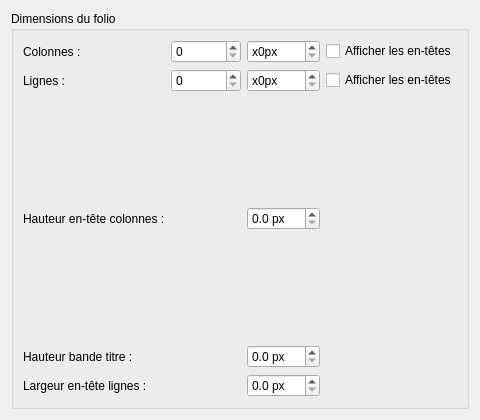
<?xml version="1.0" encoding="UTF-8"?>
<ui version="4.0">
 <class>BorderPropertiesWidget</class>
 <widget class="QWidget" name="BorderPropertiesWidget">
  <property name="geometry">
   <rect>
    <x>0</x>
    <y>0</y>
    <width>480</width>
    <height>420</height>
   </rect>
  </property>
  <property name="windowTitle">
   <string>Form</string>
  </property>
  <layout class="QVBoxLayout" name="verticalLayout">
   <item>
    <widget class="QGroupBox" name="border_gb">
     <property name="title">
      <string>Dimensions du folio</string>
     </property>
     <layout class="QGridLayout" name="gridLayout">
      <item row="1" column="2">
       <widget class="QSpinBox" name="m_rows_height_sp">
        <property name="suffix">
         <string comment="pixel" extracomment="pixel">px</string>
        </property>
        <property name="prefix">
         <string>x</string>
        </property>
        <property name="maximum">
         <number>1000</number>
        </property>
       </widget>
      </item>
      <item row="0" column="1">
       <widget class="QSpinBox" name="m_colums_count_sp"/>
      </item>
      <item row="0" column="2">
       <widget class="QSpinBox" name="m_columns_width_sp">
        <property name="suffix">
         <string comment="pixel" extracomment="pixel">px</string>
        </property>
        <property name="prefix">
         <string>x</string>
        </property>
        <property name="maximum">
         <number>1000</number>
        </property>
       </widget>
      </item>
      <item row="1" column="0">
       <widget class="QLabel" name="label_3">
        <property name="text">
         <string>Lignes :</string>
        </property>
       </widget>
      </item>
      <item row="1" column="3">
       <widget class="QCheckBox" name="m_display_rows_cb">
        <property name="text">
         <string>Afficher les en-têtes</string>
        </property>
       </widget>
      </item>
      <item row="1" column="1">
       <widget class="QSpinBox" name="m_rows_count_sp"/>
      </item>
      <item row="0" column="0">
       <widget class="QLabel" name="label_2">
        <property name="text">
         <string>Colonnes :</string>
        </property>
       </widget>
      </item>
      <item row="0" column="3">
       <widget class="QCheckBox" name="m_display_columns_cb">
        <property name="text">
         <string>Afficher les en-têtes</string>
        </property>
       </widget>
      </item>
      <item row="2" column="1">
       <spacer name="verticalSpacer">
        <property name="orientation">
         <enum>Qt::Vertical</enum>
        </property>
        <property name="sizeHint" stdset="0">
         <size>
          <width>20</width>
          <height>40</height>
         </size>
        </property>
       </spacer>
      </item>
      <item row="2" column="0"><widget class="QLabel" name="column_header_height_label"><property name="text"><string>Hauteur en-tête colonnes :</string></property></widget></item>
      <item row="2" column="2"><widget class="QDoubleSpinBox" name="m_column_header_height_sp"><property name="suffix"><string> px</string></property><property name="maximum"><double>100.000000000000000</double></property><property name="decimals"><number>1</number></property></widget></item>
      <item row="3" column="0"><widget class="QLabel" name="heading_height_label"><property name="text"><string>Hauteur bande titre :</string></property></widget></item>
      <item row="3" column="2"><widget class="QDoubleSpinBox" name="m_heading_height_sp"><property name="suffix"><string> px</string></property><property name="maximum"><double>100.000000000000000</double></property><property name="decimals"><number>1</number></property></widget></item>
      <item row="4" column="0"><widget class="QLabel" name="row_header_width_label"><property name="text"><string>Largeur en-tête lignes :</string></property></widget></item>
      <item row="4" column="2"><widget class="QDoubleSpinBox" name="m_row_header_width_sp"><property name="suffix"><string> px</string></property><property name="maximum"><double>100.000000000000000</double></property><property name="decimals"><number>1</number></property></widget></item>
     </layout>
    </widget>
   </item>
  </layout>
 </widget>
 <tabstops>
  <tabstop>m_colums_count_sp</tabstop>
  <tabstop>m_columns_width_sp</tabstop>
  <tabstop>m_rows_count_sp</tabstop>
  <tabstop>m_rows_height_sp</tabstop>
  <tabstop>m_column_header_height_sp</tabstop>
  <tabstop>m_heading_height_sp</tabstop>
  <tabstop>m_row_header_width_sp</tabstop>
  <tabstop>m_display_columns_cb</tabstop>
  <tabstop>m_display_rows_cb</tabstop>
 </tabstops>
 <resources/>
 <connections/>
</ui>
